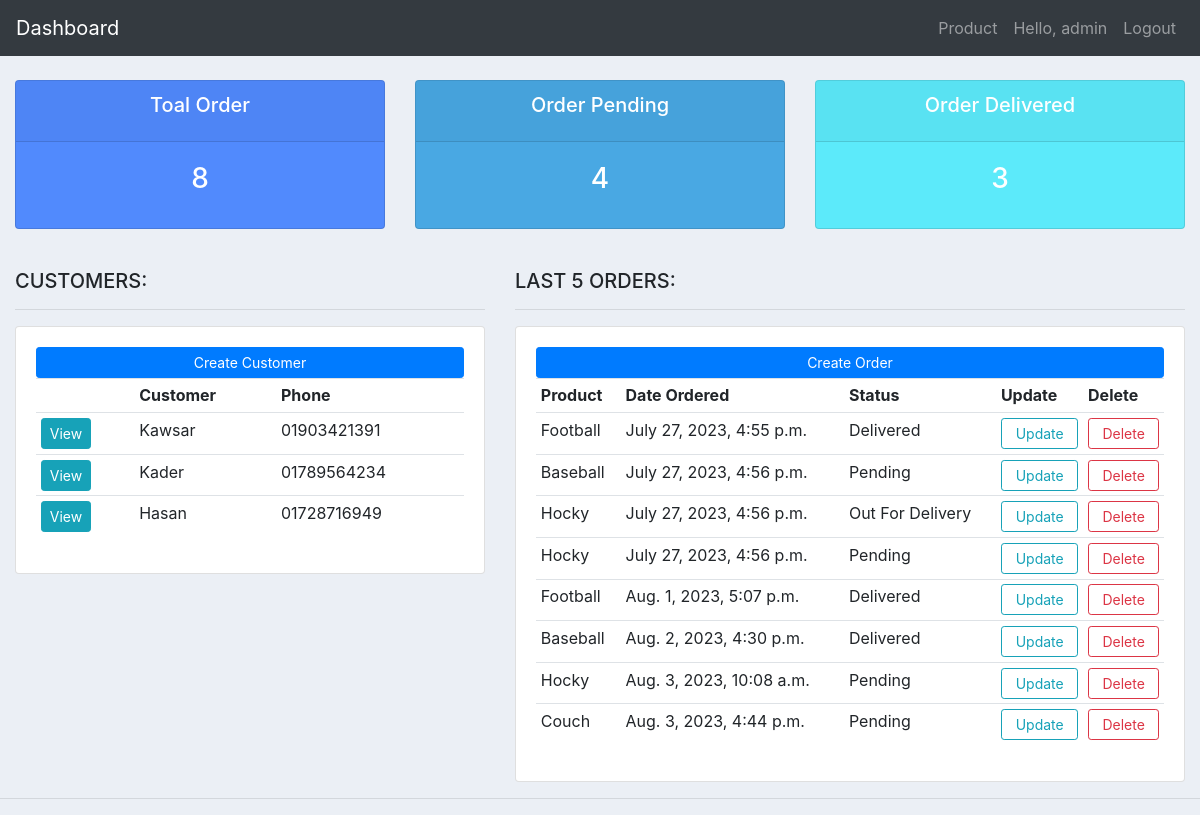
The page / (signed in) on the database as committed earlier.
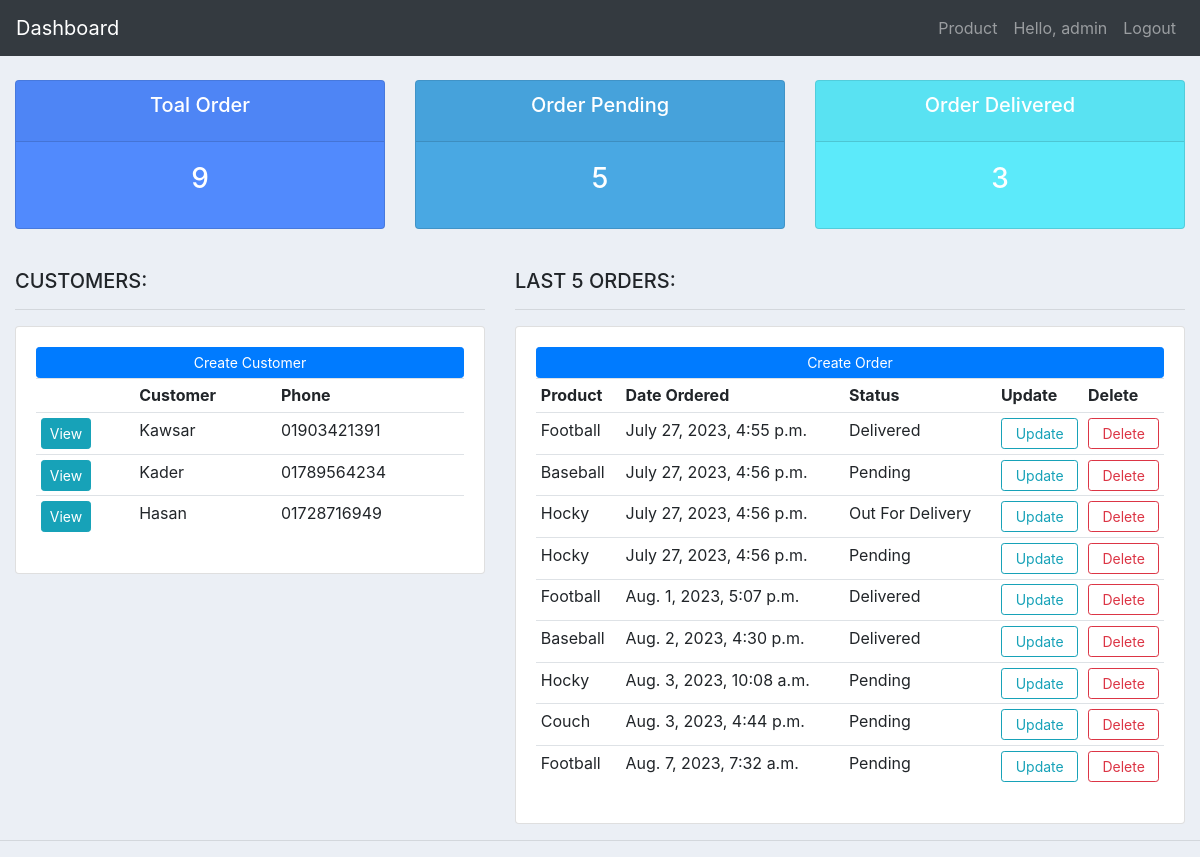
The same page on the database as committed later.
### myapp/models.py (models this page shows, shortened)
class Customer(models.Model):
    name         = models.CharField(max_length=20, null=True)
    email        = models.EmailField(max_length=60, null=True)
    phone        = models.CharField(max_length=11, null=True)
    date_created = models.DateTimeField(auto_now_add=True, null=True)

class Order(models.Model):
    STATUS      = (
                ('Delivered','Delivered'),
                ('Pending','Pending'),
                ('Out For Delivery','Out For Delivery'),
            )
    customer     = models.ForeignKey(Customer, null=True, on_delete=models.SET_NULL)
    product      =  models.ForeignKey(Product, null=True, on_delete=models.SET_NULL)
    status       = models.CharField(max_length=500, null=True, choices=STATUS)
    note         = models.CharField(max_length=5000, null=True)
    date_created = models.DateTimeField(auto_now_add=True, null=True)

class Product(models.Model):
    CATEGORY = (
        ('Indoor', 'Indoor'),
        ('Outdoor', 'Outdoor'),
    )
    name         = models.CharField(max_length=20, null=True)
    price        = models.FloatField(max_length=4, null=True)
    category     = models.CharField(max_length=500, null=True, choices=CATEGORY)
    description  = models.CharField(max_length=300, null=True, blank=True)
    date_created = models.DateTimeField(auto_now_add=True, null=True)
    tags         = models.ManyToManyField(Tag)

### myapp/views.py (the view)
# urls.py: path('', views.dashboard, name='dashboard'),
@login_required(login_url='login')
def dashboard(request):
    orders        = Order.objects.all()
    customers     = Customer.objects.all()
    total_orders  = orders.count()
    pending       = Order.objects.filter(status='Pending').count()
    delivered     = Order.objects.filter(status='Delivered').count()
    context       = {
        'orders': orders,
        'customers': customers,
        'total_orders':total_orders,
        'pending':pending,
        'delivered':delivered,
    }
    return render(request, 'accounts/dashboard.html',context)

### templates/accounts/dashboard.html (shortened to what this page needs)
{% extends 'base.html' %}
{% block body %}
{% include 'accounts/status.html' %}
<br>
<div class="row">
    <div class="col-md-5">
        <h5>CUSTOMERS:</h5>
        <hr>
        <div class="card card-body">
            <a href="" class="btn btn-primary btn-sm btn-block">Create Customer</a>
            <table class="table table-sm">
                <tr>
                    <th></th>
                    <th>Customer</th>
                    <th>Phone</th>
                </tr>
                {% for customer in customers %}
                 <tr>
                    <td><a href="{% url 'customer' customer.id %}" class="btn btn-sm btn-info">View</a></td>
                    <td>{{ customer.name }}</td>
                    <td>{{ customer.phone }}</td>
                 </tr>
                {% endfor %}
            </table>
        </div>
    </div>
    <div class="col-md-7">
        <h5>LAST 5 ORDERS:</h5>
        <hr>
        <div class="card card-body">
            <a href="{% url 'create_order' %}" class="btn btn-primary btn-sm btn-block">Create Order</a>
            <table class="table table-sm">
                <tr>
                    <th>Product</th>
                    <th>Date Ordered</th>
                    <th>Status</th>
                    <th>Update</th>
                    <th>Delete</th>
                </tr>
                {% for order in orders %}
                 <tr>
                    <td>{{ order.product.name }}</td>
                    <td>{{ order.date_created  }}</td>
                    <td>{{ order.status }}</td>
                    <td><a href="{% url 'update_order' order.id %}" class="btn btn-outline-info btn-sm btn-block">Update</a></td>
                    <td><a href="{% url 'delete_order' order.id %}" class="btn btn-outline-danger btn-sm btn-block">Delete</a></td>
                 </tr>
                {% endfor %}
            </table>
        </div>
    </div>
</div>
{% endblock %}

### templates/base.html (shortened to what this page needs)
{% load static %}
<!doctype html>
<html lang="en">
  <head>
    <link rel="stylesheet" href="https://cdn.jsdelivr.net/npm/bootstrap@4.0.0/dist/css/bootstrap.min.css">
    <link rel="stylesheet" href="{% static 'css/main.css' %}">
  </head>
  <body>
    {% include 'navbar.html' %}
  <div class="container-fluid">
    {% block body %}
    {% endblock %}
  </div>
<hr>
  </body>
</html>

### templates/navbar.html (shortened to what this page needs)
<nav class="navbar navbar-expand-lg navbar-dark bg-dark">
    <a class="navbar-brand" href="{% url 'dashboard' %}">Dashboard</a>
    <div class="collapse navbar-collapse" id="navbarSupportedContent">
      <ul class="navbar-nav ml-auto">
        <li class="nav-item">
          <a class="nav-link" href="{% url 'product' %}">Product</a>
        </li>
        {% if request.user.is_authenticated %}
        <li class="nav-item">
          <span class="nav-link">Hello, {{ request.user }}</span>
        </li>
        <li class="nav-item">
          <a class="nav-link" href="{% url 'logout' %}">Logout</a>
        </li>
        {% endif %}
    </div>
  </nav>

### templates/accounts/status.html (shortened to what this page needs)
<br>
<div class="row">
    <col>
        <div class="col-md">
            <div class="card text-center text-white mb-3" id="total-order">
                <div class="card-header">
                    <h5 class="card-title">Toal Order</h5>
                </div>
                <div class="card-body">
                    <h3 class="card-title">{{ total_orders }}</h3>
                </div>
            </div>
        </div>
    <col>
        <div class="col-md">
            <div class="card text-center text-white mb-3" id="order-pending">
                <div class="card-header">
                    <h5 class="card-title">Order Pending</h5>
                </div>
                <div class="card-body">
                    <h3 class="card-title">{{ pending }}</h3>
                </div>
            </div>
        </div>
    <col>
    <div class="col-md">
        <div class="card text-center text-white mb-3" id="order-delivered">
            <div class="card-header">
                <h5 class="card-title">Order Delivered</h5>
            </div>
            <div class="card-body">
                <h3 class="card-title">{{ delivered }}</h3>
            </div>
        </div>
    </div>
</div>

### static/css/main.css (style rules this page uses)
body { background-color: #ebeff5; }
#total-order { background-color: #518AFD; }
#order-pending { background-color: #49A8E3; }
#order-delivered { background-color: #5CEAFA; }

Rows that differ between the two databases and show on the page:
added Order: product.name "Football", date_created "Aug. 7, 2023, 7:32 a.m.", status "Pending"
Other text that changed with them:
{{ total_orders }}: "8" → "9"
{{ pending }}: "4" → "5"
